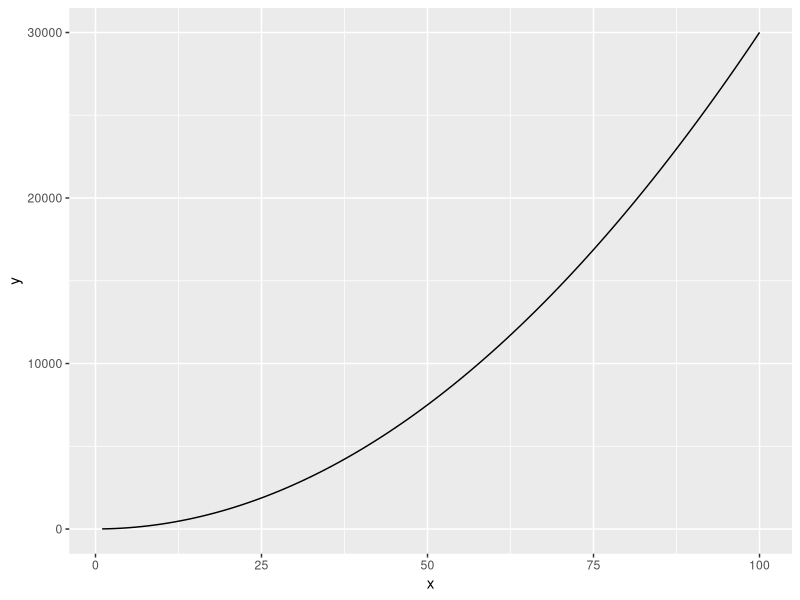
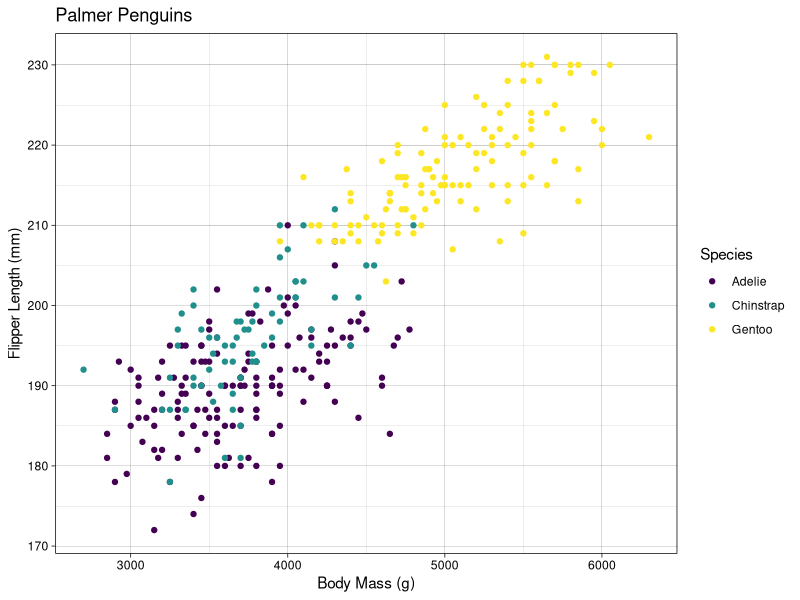

Write R code to recreate these figures, in order.
## ---- chunk 1
library(tidyverse)
library(palmerpenguins)
library(viridis)
## ---- chunk 2
fx <- function(x) {
  3 * x^2 + 4
}

ggplot(data.frame(x = c(1, 100)), aes(x = x)) +
  geom_function(fun = fx)

## ---- chunk 3
fxyz = expression(2 * x * y + 3 * (x^2) * (z^3)) 

dfdy = D(fxyz, "y")

dfdy
## ---- chunk 4
ggplot(penguins, aes(x = body_mass_g, y = flipper_length_mm, color = species)) +
  geom_point() +
  theme_linedraw() +
  labs(x = "Body Mass (g)",
       y = "Flipper Length (mm)",
       title = "Palmer Penguins",
       color = "Species") +
  scale_color_viridis_d()
  
